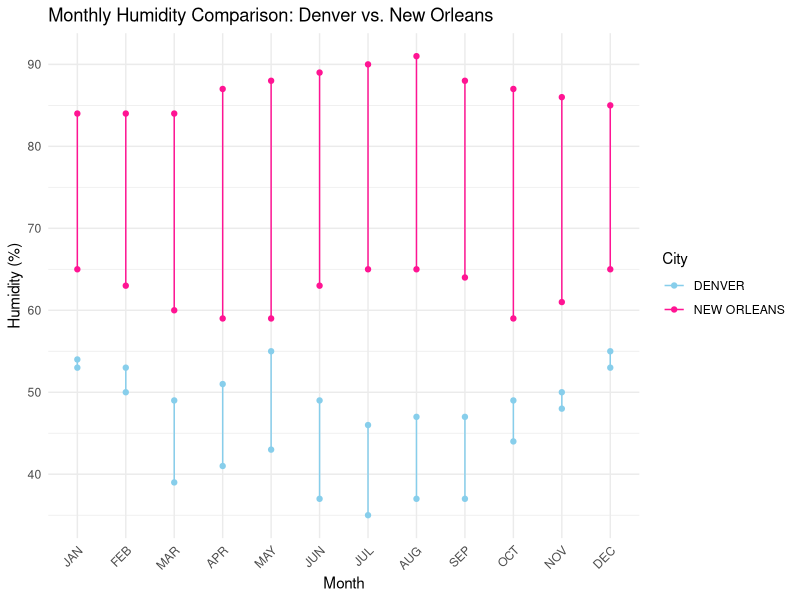
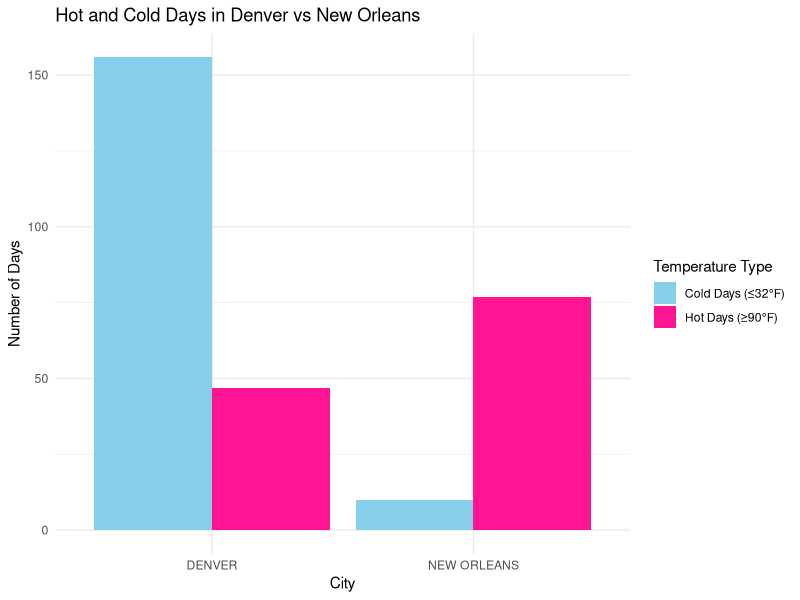

Generate these figures, in order, with R: (Note: this script raises an error after producing the figures.)
## ---- chunk 1
library(dplyr)
library(tidyr)
library(ggplot2)
library(readr)

# Load in Data
humid <- read.csv("data/humidity.csv")

# Fix colnames in humid data
colnames(humid) <- c("Station ID", "City", "State", "Start Date", "End Date", "JAN_M", "JAN_A", "FEB_M", "FEB_A", "MAR_M", "MAR_A", "APR_M", "APR_A", "MAY_M", "MAY_A", "JUN_M", "JUN_A", "JUL_M", "JUL_A", "AUG_M", "AUG_A", "SEP_M", "SEP_A", "OCT_M", "OCT_A", "NOV_M", "NOV_A", "DEC_M", "DEC_A", "ANN_M", "ANN_A")

# Filter data for Den and NewO
humid_filtered <- humid %>%
  filter(City %in% c("DENVER", "NEW ORLEANS")) %>%
  select(City, JAN_M, JAN_A, FEB_M, FEB_A, MAR_M, MAR_A, APR_M, APR_A, MAY_M, MAY_A, JUN_M, JUN_A, JUL_M, JUL_A, AUG_M, AUG_A, SEP_M, SEP_A, OCT_M, OCT_A, NOV_M, NOV_A, DEC_M, DEC_A, ANN_M, ANN_A)

# Reshape data
humid_long <- humid_filtered %>%
  pivot_longer(cols = JAN_M:DEC_A,  
               names_to = c("Month", "Time"), 
               names_pattern = "(\\w{3})_(\\w)",
               values_to = "Humidity")

head(humid_long)
## ---- chunk 2
library(ggplot2)

ggplot(humid_long, aes(x = Month, y = Humidity, color = City, group = interaction(City, Month))) +
  geom_line() +
  geom_point() +
  theme_minimal() +
  labs(title = "Monthly Humidity Comparison: Denver vs. New Orleans", 
       x = "Month", 
       y = "Humidity (%)") +
  scale_x_discrete(limits = c("JAN", "FEB", "MAR", "APR", "MAY", "JUN", "JUL", "AUG", "SEP", "OCT", "NOV", "DEC")) +
    scale_color_manual(values = c("DENVER" = "skyblue", "NEW ORLEANS" = "deeppink")) +
  theme(axis.text.x = element_text(angle = 45, hjust = 1))
## ---- chunk 3
library(dplyr)
library(ggplot2)
library(tidyr)

# Read the cold and hot datasets 
cold_days <- read.csv("data/cold_days.csv")
hot_days <- read.csv("data/hot_days.csv")

# Filter for Denver and New Orleans only 
cold_days_filtered <- cold_days %>%
  filter(City %in% c("DENVER", "NEW ORLEANS")) %>%
  mutate(type = "Cold Days (≤32°F)")

hot_days_filtered <- hot_days %>%
  filter(City %in% c("DENVER", "NEW ORLEANS")) %>%
  mutate(type = "Hot Days (≥90°F)")

# Add a new column to distinguish hot and cold
cold_days_filtered$type <- "Cold Days (≤32°F)"
hot_days_filtered$type <- "Hot Days (≥90°F)"

# Only keep City, State, Start_Date, and ANN (Annual total)
cold_days_clean <- cold_days_filtered %>%
  select(City, State, Start_Date, ANN, type)

hot_days_clean <- hot_days_filtered %>%
  select(City, State, Start_Date, ANN, type)

# Rename ANN to Days
cold_days_clean <- cold_days_clean %>%
  rename(Days = ANN)

hot_days_clean <- hot_days_clean %>%
  rename(Days = ANN)

# Start_Date being the same for both datasets
cold_days_clean <- cold_days_clean %>%
  mutate(Start_Date = as.character(Start_Date))

hot_days_clean <- hot_days_clean %>%
  mutate(Start_Date = as.character(Start_Date))

# Combine cold and hot datasets 
combined_days <- bind_rows(cold_days_clean, hot_days_clean)

# Convert Start_Date to Year
combined_days <- combined_days %>%
  mutate(Year = as.numeric(substr(Start_Date, 1, 4)))

# Plot
ggplot(combined_days, aes(x = City, y = Days, fill = type)) +
  geom_bar(stat = "identity", position = "dodge") +
  labs(
    title = "Hot and Cold Days in Denver vs New Orleans",
    x = "City",
    y = "Number of Days",
    fill = "Temperature Type"
  ) +
  theme_minimal() +
  scale_fill_manual(values = c("skyblue", "deeppink"))
## ---- chunk 4
# Read in data 
library(readr)
library(dplyr)
library(ggplot2)
library(tidyr)

climate_data <- read_csv("data/denver_neworleans.csv")
elevation <- read_csv("data/elevation.csv")
UHI <- read_csv("data/UHI.csv")

# Clean and prep datasets 
elevation <- elevation %>%
  mutate(Elevation_ft = ( `High Feet` + `Low Feet` ) / 2) %>%
  select(City, Elevation_ft)

UHI <- UHI %>%
  rename(UHI_Effect = `Citywide urban heat island effect (rolled-up from census tract data, weighted by area, in degrees F)`) %>%
  select(City, UHI_Effect)

final_data$City <- toupper(final_data$City)
UHI$City <- toupper(UHI$City)

View(final_data)

# Merge everything 
final_data <- climate_data %>%
  left_join(elevation, by = "City") %>%
  left_join(UHI, by = "City")

# Remove rows with NA values in the necessary columns
final_data_clean <- final_data %>%
  filter(!is.na(TAVG), !is.na(Elevation_ft), !is.na(UHI_Effect))

# Build model 
model <- lm(TAVG ~ Elevation_ft + UHI_Effect, data = final_data_clean)

summary(model)

# Scatter plot for Elevation vs TAVG
ggplot(final_data_clean, aes(x = Elevation_ft, y = TAVG, color = City)) +
  geom_point() +
  geom_smooth(method = "lm", col = "green") +
  labs(title = "Elevation vs. Temperature (TAVG)", x = "Elevation (ft)", y = "Temperature (TAVG)") +
  scale_color_manual(values = c("NEW ORLEANS" = "deeppink", "DENVER" = "skyblue"))

# Scatter plot for UHI Effect vs TAVG
ggplot(final_data_clean, aes(x = UHI_Effect, y = TAVG, color = City)) +
  geom_point() +
  geom_smooth(method = "lm", col = "yellow") +
  labs(title = "UHI Effect vs. Temperature (TAVG)", x = "UHI Effect (°F)", y = "Temperature (TAVG)") +
  scale_color_manual(values = c("NEW ORLEANS" = "deeppink", "DENVER" = "skyblue"))
## ---- chunk 5
library(tidyverse)
temp_data <- read_csv("data/denver_neworleans.csv")

temp_data_clean <- temp_data %>% 
  filter(!is.na(TAVG))

denver_data <- temp_data_clean %>% filter(City == "DENVER")
new_orleans_data <- temp_data_clean %>% filter(City == "NEW ORLEANS")

ggplot(denver_data, aes(x = Year, y = TAVG)) +
  geom_line(color = "skyblue", linewidth = 1) +
  geom_point(color = "skyblue") +
  labs(title = "Average Temperature Over Time - Denver",
       x = "Year",
       y = "Average Temperature (TAVG)") +
  theme_minimal()

ggplot(new_orleans_data, aes(x = Year, y = TAVG)) +
  geom_line(color = "deeppink", linewidth = 1) +
  geom_point(color = "deeppink") +
  labs(title = "Average Temperature Over Time - New Orleans",
       x = "Year",
       y = "Average Temperature (TAVG)") +
  theme_minimal()
## ---- chunk 6
# Load libraries
library(tidyverse)

# Read and clean the data
temp_data <- read_csv("data/denver_neworleans.csv") %>%
  filter(!is.na(TAVG))  # Drop missing average temps if needed

# Focus only on the important columns
selected_vars <- temp_data %>%
  select(City, Year, EMAXT, EMINT, TMAX, TMIN, DT32, DX90)

# Pivot data longer so each measurement type is a "variable"
long_temp_data <- selected_vars %>%
  pivot_longer(cols = c(EMAXT, EMINT, TMAX, TMIN, DT32, DX90),
               names_to = "Measurement",
               values_to = "Value")

# Separate data for Denver
denver_data <- long_temp_data %>%
  filter(City == "DENVER")

# Separate data for New Orleans
new_orleans_data <- long_temp_data %>%
  filter(City == "NEW ORLEANS")

# Plot for Denver
ggplot(denver_data, aes(x = Year, y = Value)) +
  geom_line(color = "skyblue", linewidth = 1) +
  geom_point(color = "skyblue") +
  facet_wrap(~ Measurement, scales = "free_y") +
  labs(title = "Denver",
       x = "Year",
       y = "Value") +
  theme_minimal()

# Plot for New Orleans
ggplot(new_orleans_data, aes(x = Year, y = Value)) +
  geom_line(color = "deeppink", linewidth = 1) +
  geom_point(color = "deeppink") +
  facet_wrap(~ Measurement, scales = "free_y") +
  labs(title = "New Orleans",
       x = "Year",
       y = "Value") +
  theme_minimal()
